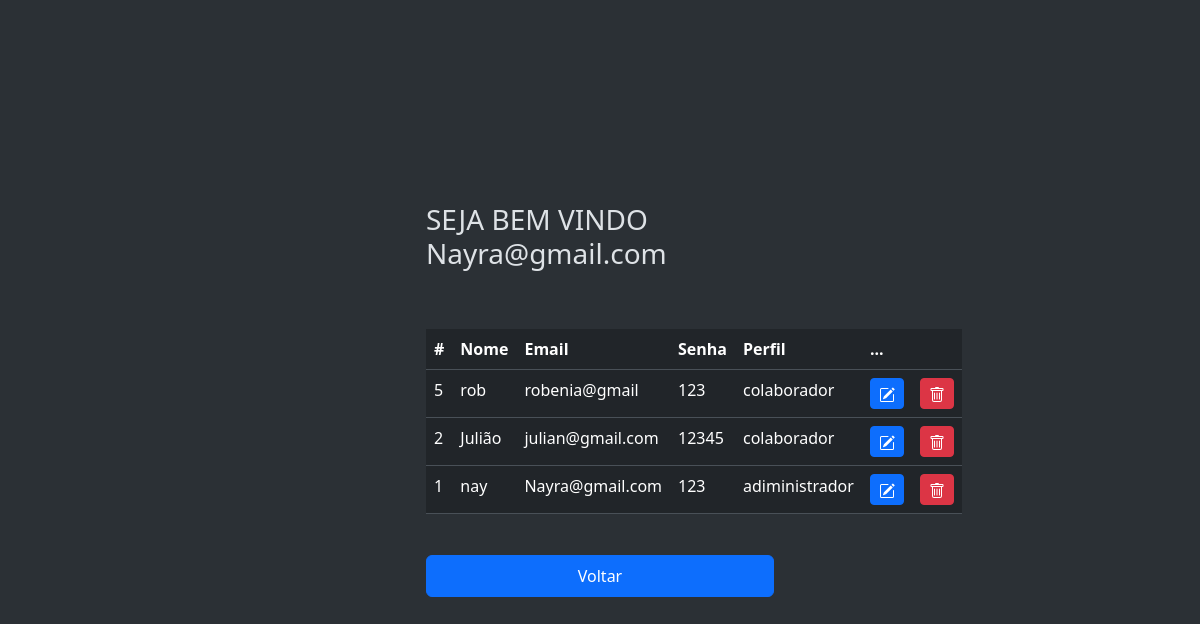
The page /dashAdm.php (signed in) on the database its author committed.
### tables this page shows
CREATE TABLE `usuarios` (
  `id` int(11) NOT NULL,
  `nome` varchar(30) NOT NULL,
  `login` varchar(30) NOT NULL,
  `senha` varchar(30) NOT NULL,
  `nivel_acesso` varchar(15) NOT NULL
);

### dashAdm.php (the view, shortened to what this page needs)
<?php
include_once('conexao.php');
$sql = "SELECT * FROM usuarios ORDER BY id DESC";
$result = $conn->query($sql);
?>
<!DOCTYPE html>
<html lang="pt-br" data-bs-theme="dark">
<head>
          <link rel="stylesheet" href="https://cdn.jsdelivr.net/npm/bootstrap@5.3.3/dist/css/bootstrap.min.css">
          <link rel="stylesheet" href="style.css">
</head>
<body class="d-flex align-items-center py-4 bg-body-tertiary">
          <main class="w-100 m-auto form-container">
                    <div class="seja">
                              <h1 class="fs-3">SEJA BEM VINDO
                                        <?php
                                        echo $_SESSION['usuarioNome']
                                        ?>
                              </h1>
                    </div>
                    <div>
                              <table class="table table-bg">
                                        <thead>
                                                  <tr>
                                                            <th scope="col">#</th>
                                                            <th scope="col">Nome</th>
                                                            <th scope="col">Email</th>
                                                            <th scope="col">Senha</th>
                                                            <th scope="col">Perfil</th>
                                                            <th scope="col">...</th>
                                                            <th scope="col">   </th>
                                                  </tr>
                                        </thead>
                                        <tbody>
                                                  <?php
                                                  while ($user_data = mysqli_fetch_assoc($result)) {
                                                            echo "<tr>";
                                                            echo "<td>" . $user_data['id'] . "</td>";
                                                            echo "<td>" . $user_data['nome'] . "</td>";
                                                            echo "<td>" . $user_data['login'] . "</td>";
                                                            echo "<td>" . $user_data['senha'] . "</td>";
                                                            echo "<td>" . $user_data['nivel_acesso'] . "</td>";
                                                            echo "<td>
                                                            <a class='btn btn-sm btn-primary' href='edit.php?id=$user_data[id]'>
                                                            <svg xmlns='http://www.w3.org/2000/svg' width='16' height='16' fill='currentColor' class='bi bi-pencil-square' viewBox='0 0 16 16'>
  <path d='M15.502 1.94a.5.5 0 0 1 0 .706L14.459 3.69l-2-2L13.502.646a.5.5 0 0 1 .707 0l1.293 1.293zm-1.75 2.456-2-2L4.939 9.21a.5.5 0 0 0-.121.196l-.805 2.414a.25.25 0 0 0 .316.316l2.414-.805a.5.5 0 0 0 .196-.12l6.813-6.814z'/>
  <path fill-rule='evenodd' d='M1 13.5A1.5 1.5 0 0 0 2.5 15h11a1.5 1.5 0 0 0 1.5-1.5v-6a.5.5 0 0 0-1 0v6a.5.5 0 0 1-.5.5h-11a.5.5 0 0 1-.5-.5v-11a.5.5 0 0 1 .5-.5H9a.5.5 0 0 0 0-1H2.5A1.5 1.5 0 0 0 1 2.5z'/>
</svg>
                                                            </a></td>";
                                                            echo "<td><a class='btn btn-sm btn-danger' href='delete.php?id=$user_data[id]'>
                                                            <svg xmlns='http://www.w3.org/2000/svg' width='16' height='16' fill='currentColor' class='bi bi-trash' viewBox='0 0 16 16'>
  <path d='M5.5 5.5A.5.5 0 0 1 6 6v6a.5.5 0 0 1-1 0V6a.5.5 0 0 1 .5-.5m2.5 0a.5.5 0 0 1 .5.5v6a.5.5 0 0 1-1 0V6a.5.5 0 0 1 .5-.5m3 .5a.5.5 0 0 0-1 0v6a.5.5 0 0 0 1 0z'/>
  <path d='M14.5 3a1 1 0 0 1-1 1H13v9a2 2 0 0 1-2 2H5a2 2 0 0 1-2-2V4h-.5a1 1 0 0 1-1-1V2a1 1 0 0 1 1-1H6a1 1 0 0 1 1-1h2a1 1 0 0 1 1 1h3.5a1 1 0 0 1 1 1zM4.118 4 4 4.059V13a1 1 0 0 0 1 1h6a1 1 0 0 0 1-1V4.059L11.882 4zM2.5 3h11V2h-11z'/>
</svg>
                                                            </a ></td>";
                                                  }
                                                  ?>
                                        </tbody>
                              </table>
                              <a href="sair.php"><button type="submit" class="btn btn-primary w-100 py-2 btnLogin">Voltar</button></a>
                    </div>
          </main>
</body>
</html>

### style.css (style rules this page uses)
html, body { height: 100%; }
.form-container { max-width: 380px; padding: 1rem; }
.btnLogin { margin-top: 25px; }
.seja { padding-bottom: 50px; }

### rows shown on the page
usuarios: id "5", nome "rob", login "robenia@gmail", senha "123", nivel_acesso "colaborador"
usuarios: id "2", nome "Julião", login "julian@gmail.com", senha "12345", nivel_acesso "colaborador"
usuarios: id "1", nome "nay", login "Nayra@gmail.com", senha "123", nivel_acesso "adiministrador"

### other values the page prints
$_SESSION['usuarioNome'] "Nayra@gmail.com"
